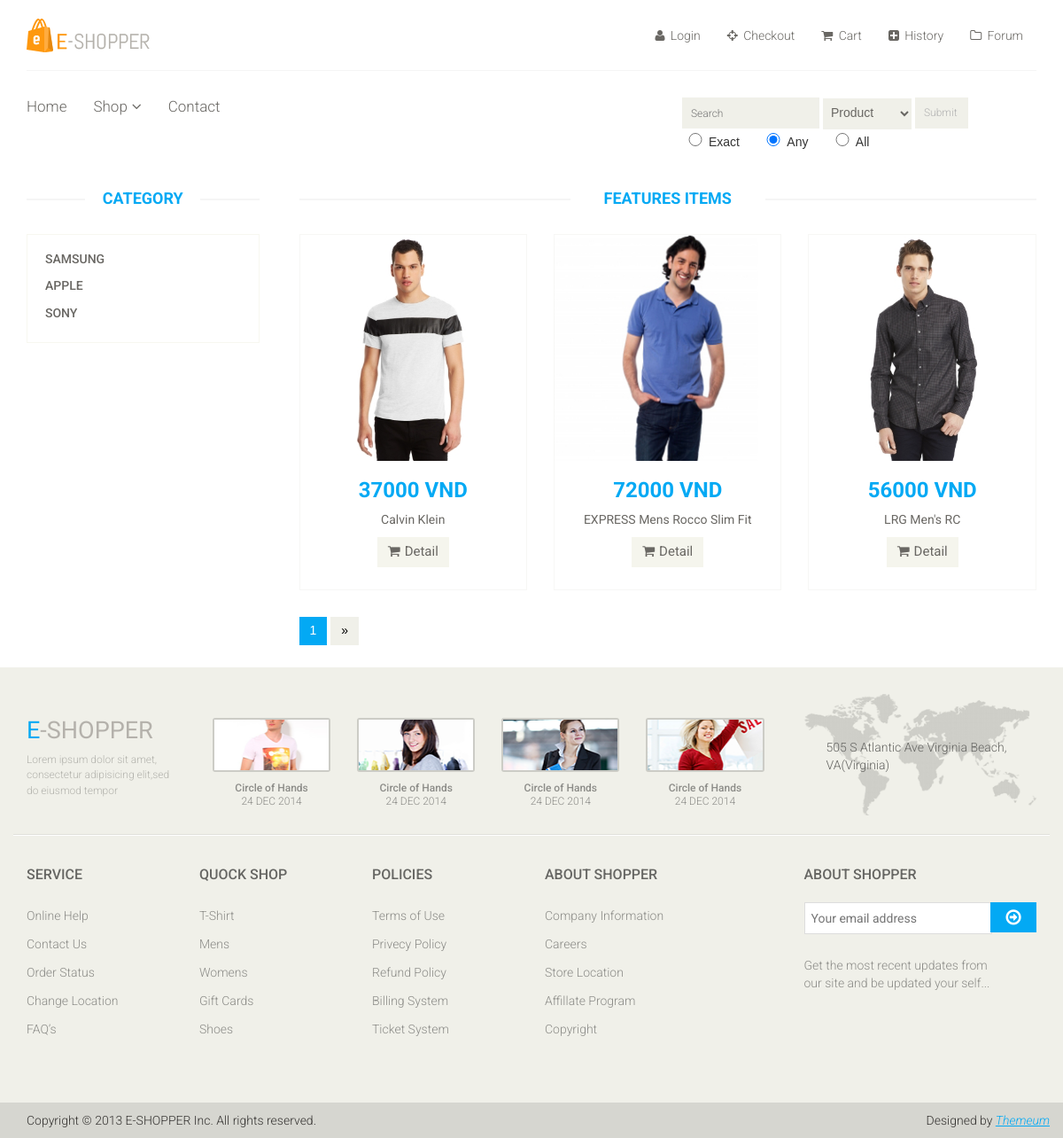
Page /shop.php?cat=3&i=1 on the committed database.
### tables this page shows
CREATE TABLE IF NOT EXISTS `category` (
  `ID` int(11) NOT NULL,
  `Name` varchar(15) NOT NULL
);

CREATE TABLE IF NOT EXISTS `item` (
  `ID` int(11) NOT NULL,
  `Name` varchar(45) DEFAULT NULL,
  `price` int(11) DEFAULT NULL,
  `image` varchar(100) DEFAULT NULL,
  `category` int(11) NOT NULL,
  `Detail` varchar(1000) NOT NULL
);

### shop.php (the view, shortened to what this page needs)
<?php
        include("header.php");
?>
<body>
	<section>
		<div class='container'>
			<div class='row'>
				<?php
                    include("sidebar.php");
                ?>
				<div class='col-sm-9 padding-right'>
					<div class='features_items'>
						<h2 class='title text-center'>Features Items</h2>
						<?php
							$cat = $_REQUEST["cat"];
							if ($cat == "All")
								$sel=mysql_query("select * from item");
							else
								$sel=mysql_query("select * from item where category = '$cat'");
							$arrlength = mysql_numrows($sel);
							$imax = 1;
							if($arrlength% 9==0)
							{
								$imax = $arrlength/12;
							}
							else
							{
								$imax = ($arrlength - $arrlength%12)/12 + 1;
							}
							$ci = $_REQUEST["i"];
							for($x = ($ci-1)*9 ; $x < $arrlength and $x < $ci*9; $x++) {
								echo "
							   <div class='col-sm-4'>
									<div class='product-image-wrapper'>
										<div class='single-products'>
												<div class='productinfo text-center'>
                                                    <a href='product-details.php?index=".mysql_result($sel,$x,"ID")."' >
													   <img src=".mysql_result($sel,$x,"image")." alt='' />
													</a>
                                                    <h2>".mysql_result($sel,$x,"price")." VND</h2>
													<p>".mysql_result($sel,$x,"Name")."</p>
													<a href='product-details.php?index=".mysql_result($sel,$x,"ID")."' class='btn btn-default add-to-cart'><i class='fa fa-shopping-cart'></i>Detail</a>
												</div>
										</div>
									</div>
								</div>";
							}
                        ?>
						</div>
						<?php
						echo "<div><ul class='pagination'>";
                        for($i = 1; $i<= $imax; $i++ )
                        {
                            if($ci==$i)
                            {
                                echo "<li class='active'><a href='?cat=".$cat."&i=".$i."'>".$i."</a></li>";
                            }
                            else
                            {
                                echo "<li><a href='?cat=".$cat."&i=".$i."''>".$i."</a></li>";
                            }
                        }
                        if($ci >= $imax)
                        {
                            echo "<li><a href='?cat=".$cat."&i=".$imax."''>&raquo;</a></li>";
                        }
                        else
                        {
                            echo "<li><a href='?cat=".$cat."&i=".($ci+1)."''>&raquo;</a></li>";
                        }
						echo "</ul></div>";
                        ?>
				</div>
			</div>
		</div>
	</section>
</body>
<?php
	include("footer.php");
?>

### sidebar.php (shortened to what this page needs)
<div class='col-sm-3'>
	<div class='left-sidebar'>
		<h2>Category</h2>
		<div class='panel-group category-products' id='accordian'>
			<?php
				$sel = mysql_query("select * from category");
				while($arr=mysql_fetch_array($sel))
				{
					$index = $arr["ID"];
                    $name = $arr["Name"];
					echo "
						<div class='panel panel-default'>
							<div class='panel-heading'>
								<h4 class='panel-title'><a href='shop.php?cat=$index&i=1'>$name</a></h4>
							</div>
						</div>
					";
				}
			?>
		</div>
	</div>
</div>

### css/main.css (style rules this page uses)
body { font-family: 'Tahoma', sans-serif; background:; position: relative; font-weight:400px; }
ul li { list-style: none; }
a { -webkit-transition: 300ms; -moz-transition: 300ms; -o-transition: 300ms; transition: 300ms; }
h1, h2, h3, h4, h5, h6 { font-family: 'Roboto', sans-serif; }
.category-products { border: 1px solid #F7F7F0; margin-bottom: 35px; padding-bottom: 20px; padding-top: 15px; }
.left-sidebar h2, .brands_products h2 { color: #03a9f4; font-family: 'Roboto', sans-serif; font-size: 18px; font-weight: 700; margin: 0 auto 30px; text-align: center; text-transform: uppercase; position: relative; z-index:3; }
.left-sidebar h2:after, h2.title:after { content: " "; position: absolute; border: 1px solid #f5f5f5; bottom:8px; left: 0; width: 100%; height: 0; z-index: -2; }
.left-sidebar h2:before { content: " "; position: absolute; background: #fff; bottom: -6px; width: 130px; height: 30px; z-index: -1; left: 50%; margin-left: -65px; }
h2.title:before { content: " "; position: absolute; background: #fff; bottom: -6px; width: 220px; height: 30px; z-index: -1; left: 50%; margin-left: -110px; }
.category-products .panel { background-color: #FFFFFF; border: 0px; border-radius: 0px; box-shadow:none; margin-bottom: 0px; }
.category-products .panel-default .panel-heading { background-color: #FFFFFF; border: 0 none; color: #FFFFFF; padding: 5px 20px; }
.category-products .panel-default .panel-heading .panel-title a { color: #696763; font-family: 'Roboto', sans-serif; font-size: 14px; text-decoration: none; text-transform: uppercase; }
.padding-right { padding-right: 0; }
.features_items { overflow:hidden; }
h2.title { color: #03a9f4; font-family: 'Roboto', sans-serif; font-size: 18px; font-weight: 700; margin: 0 15px; text-transform: uppercase; margin-bottom: 30px; position: relative; }
.product-image-wrapper { border:1px solid #F7F7F5; overflow: hidden; margin-bottom:30px; }
.single-products { position: relative; }
.productinfo h2 { color: #03a9f4; font-family: 'Roboto', sans-serif; font-size: 24px; font-weight: 700; }
.productinfo p { font-family: 'Roboto', sans-serif; font-size: 14px; font-weight: 400; color: #696763; }
.productinfo img { width: 100%; height: 255px; }
.productinfo { position:relative; }
.add-to-cart { background:#F5F5ED; border: 0 none; border-radius: 0; color: #696763; font-family: 'Roboto', sans-serif; font-size: 15px; margin-bottom: 25px; }
.add-to-cart i { margin-right:5px; }
.pagination { display: inline-block; margin-bottom: 25px; margin-top: 0; padding-left: 15px; }
.pagination li:first-child a, .pagination li:first-child span { border-bottom-left-radius: 0; border-top-left-radius: 0; margin-left: 0; }
.pagination li:last-child a, .pagination li:last-child span { border-bottom-right-radius: 0; border-top-right-radius: 0; }
.pagination .active a, .pagination .active span, .pagination .active a:hover, .pagination .active span:hover, .pagination .active a:focus, .pagination .active span:focus { background-color: #03a9f4; border-color: #03a9f4; color: #FFFFFF; cursor: default; z-index: 2; }
.pagination li a, .pagination li span { background-color: #f0f0e9; border: 0; float: left; line-height: 1.42857; margin-left: -1px; padding: 6px 12px; position: relative; text-decoration: none; margin-right: 5px; color:#000; }

### rows in the picture
category: Name "SAMSUNG"
category: Name "APPLE"
category: Name "SONY"
item: image (picture), price "37000", Name "Calvin Klein"
item: image (picture), price "72000", Name "EXPRESS Mens Rocco Slim Fit"
item: image (picture), price "56000", Name "LRG Men's RC"
